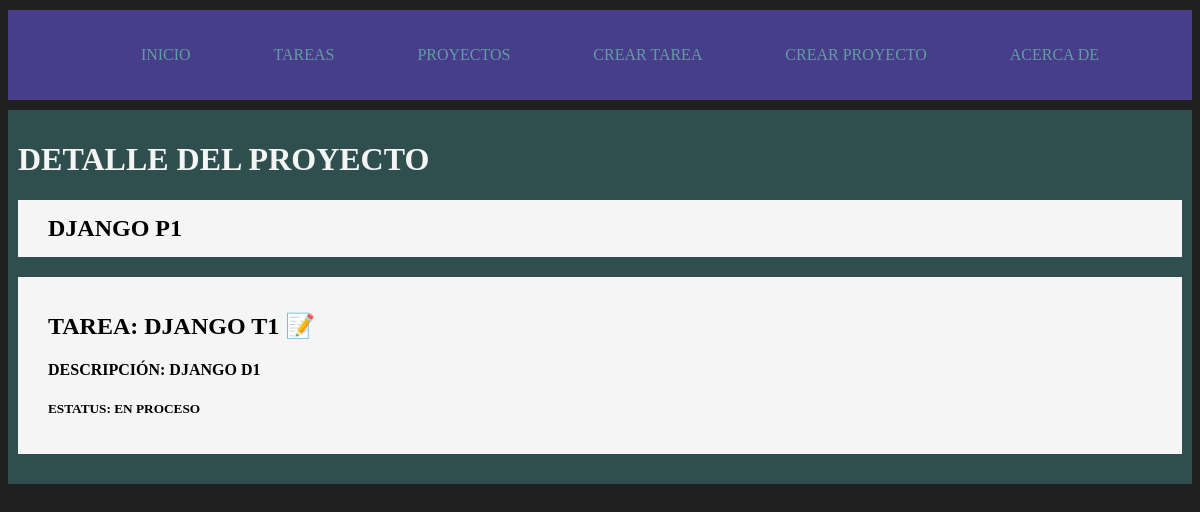
Page /ruta_proyectos/7 on the committed database.
### carpeta_aplicacion_1/models.py (models this page shows, shortened)
class tabla_proyectos (models.Model):
    tab_proyectos_col_nombres = models.CharField(max_length=200)

class tabla_tareas (models.Model):
    tab_tareas_col_nombre = models.CharField(max_length=200)
    tab_tareas_col_descripcion = models.TextField()
    tab_tareas_col_proyecto_ref = models.ForeignKey(tabla_proyectos,on_delete=models.CASCADE)
    tab_tareas_col_terminado = models.BooleanField(default=False)

### carpeta_aplicacion_1/views.py (the view)
def view_funcion_detalle_proyecto(view_funcion_detalle_proyecto_param_request, detalle_proyecto):
    detalle_proyecto = get_object_or_404(tabla_proyectos,id=detalle_proyecto)
    detalle_proyecto_tareas = tabla_tareas.objects.filter(tab_tareas_col_proyecto_ref_id=detalle_proyecto)
    return render(view_funcion_detalle_proyecto_param_request, 'proyectos/detalle proyecto.html',{'ref_html_detalle_proyecto':detalle_proyecto,
                    'ref_html_detalle_proyecto_tareas':detalle_proyecto_tareas})

### carpeta_aplicacion_1/templates/proyectos/detalle proyecto.html (shortened to what this page needs)
<!DOCTYPE html>
<html lang="en">
<head>
</head>
<body>
    {% extends 'diseños_heredados/base_heredada_1.html' %}
    {% block var_bloque_inicio_contenido %}
    <h1>DETALLE DEL PROYECTO</h1>
    <h2 class="tipo_cartas"> {{ ref_html_detalle_proyecto.tab_proyectos_col_nombres }} </h2>
    {% for bucle_jinja_detalle_proyecto_tareas in ref_html_detalle_proyecto_tareas %}
    <article class="tipo_cartas">
        <H2>TAREA: {{ bucle_jinja_detalle_proyecto_tareas.tab_tareas_col_nombre }}
            {% if bucle_jinja_detalle_proyecto_tareas.tab_tareas_col_terminado == False %}
            📝 {% else %} 🔴 {% endif %}</H2>
        <h4>DESCRIPCIÓN: {{ bucle_jinja_detalle_proyecto_tareas.tab_tareas_col_descripcion }}</h4>
        <h5>ESTATUS: {% if bucle_jinja_detalle_proyecto_tareas.tab_tareas_col_terminado == False %} EN PROCESO {% else %} TERMINADO {% endif %}</h5>
    </article>
    {% endfor %}
    {% endblock %}

### carpeta_aplicacion_1/static/archivos css/css principal.css (style rules this page uses)
body { background: #202020; color: whitesmoke; }
.tipo_cartas { background: whitesmoke; margin: auto; padding: 15px 30px; color: black;margin-block: 20px; }

### rows in the picture
tabla_proyectos: tab_proyectos_col_nombres "DJANGO P1"
tabla_tareas: tab_tareas_col_nombre "DJANGO T1", tab_tareas_col_descripcion "DJANGO D1", tab_tareas_col_terminado "EN PROCESO"
